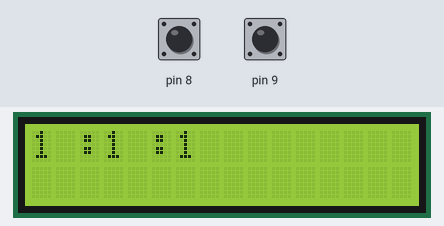
Recording of a sketch running on a simulated Arduino Uno, built with avr-gcc and run on an emulated ATmega328P. Parts: 16×2 character LCD. The inputs (shaded band) are chosen by the test bench; at power-on: pin 8 HIGH, pin 9 HIGH.

Above: at 1.2 s.
1.3 s: pin 8 pulled LOW for 0.6 s
At 2.9 s:
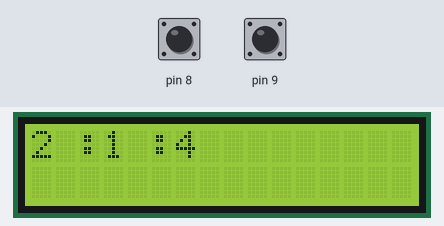
4.0 s: pin 9 pulled LOW for 0.6 s
At 5.4 s:
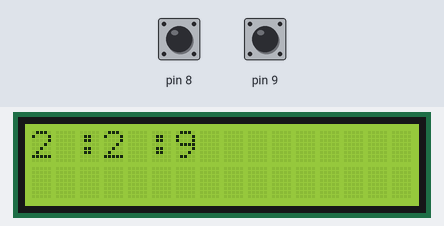
6.5 s: pin 8 pulled LOW for 1 s
At 7.9 s:
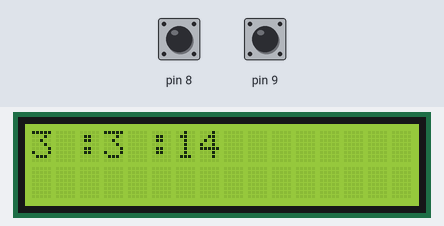
9.0 s: pin 9 pulled LOW for 1 s
At 10.5 s:
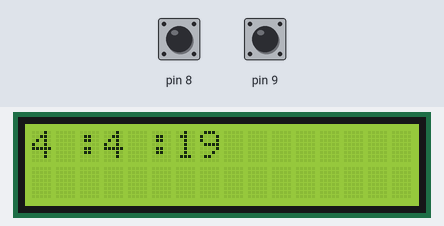
Timing chart, 0 to 12.0 s (numbered marks = the images above; inputs shaded):
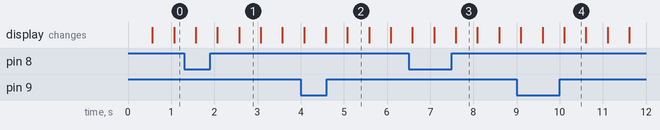

Measured:
- what the display in image 1 shows lasts 0.5 s, from 2.6 s to 3.1 s

The sketch:

Digital_clock_with_push_button_in_arduino.ino
```cpp
//Digital clock with push button in arduino

#include <LiquidCrystal.h>

// initialize the library by associating any needed LCD interface pin
// with the arduino pin number it is connected to
const int rs = 12, en = 11, d4 = 5, d5 = 4, d6 = 3, d7 = 2;
LiquidCrystal lcd(rs, en, d4, d5, d6, d7);
int hh,mm,ss;

void setup() {
   // set up the LCD's number of columns and rows:
  lcd.begin(16, 2);
  pinMode(8, INPUT);
  pinMode(9, INPUT);
}

void loop() {

  //for hour
  for(hh=0;hh<24;hh++){
    // for minutes
    for(mm=0;mm<60;mm++){
      //for second
      for(ss = 0;ss<60;ss++){
        //For Button Changes
        int h = digitalRead(8);
        int m = digitalRead(9);
        digitalWrite(8, HIGH);
        digitalWrite(9, HIGH);

        //For ':' Blinking
        lcd.setCursor(2, 0);
        lcd.print(':');
        lcd.setCursor(5, 0);
        lcd.print(':');
        delay(500);
        lcd.setCursor(2, 0);
        lcd.print(' ');
        lcd.setCursor(5, 0);
        lcd.print(' ');
        lcd.setCursor(0, 0);
        lcd.print(hh);
        if(h==0){
          hh++;
        }
        lcd.setCursor(3, 0);
        lcd.print(mm);
        if(m==0){
          mm++;
        }
        lcd.setCursor(6, 0);
        lcd.print(ss);
        }
        lcd.clear();
     }
   lcd.clear();
  }
  lcd.clear();
}
```
